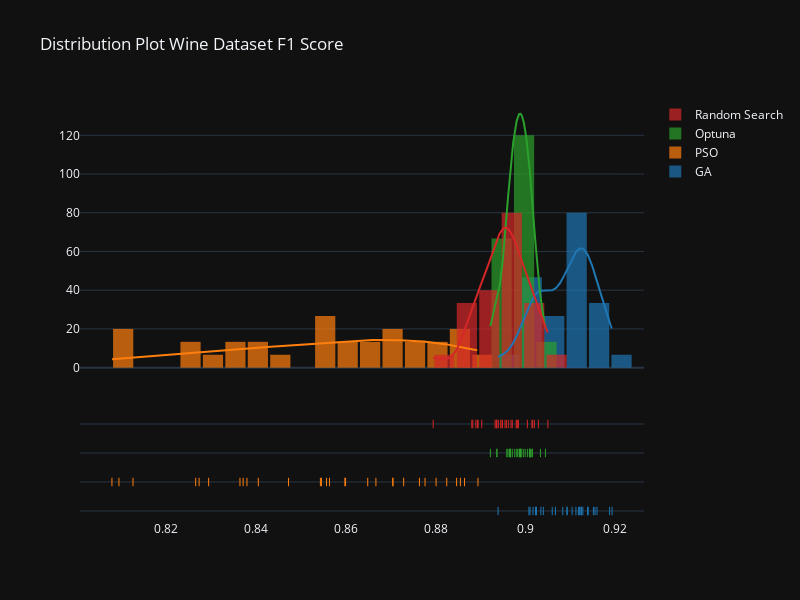

The cell this chart's notebook holds for it:
### Code cell
metrics = ['F1','AUC', 'Accuracy']
for metric in metrics:
    hist_data = [fruit_ga[metric], fruit_pso[metric], fruit_optuna[metric], fruit_rs[metric]]
    group_labels = ['GA', 'PSO', 'Optuna', 'Random Search'] # name of the dataset


    fig = ff.create_distplot(hist_data, group_labels, curve_type='kde', bin_size=.005, show_hist=True)
    fig.update_layout(template = 'plotly_dark')
    fig.update_layout(bargap=0.1, width=800, height=600, title=f'Distribution Plot Wine Dataset {metric} Score')
    fig.show()

### Figure 1 — Plotly figure (JSON) as saved in the notebook; plotly's stock layout.template omitted (floating-point values rounded to 4 significant figures; data arrays with more than 128 entries replaced by an {"elided": "..."} marker saying what was removed)
{"data": [{"autobinx": false, "histnorm": "probability density", "legendgroup": "GA", "marker": {"color": "rgb(31, 119, 180)"}, "name": "GA", "opacity": 0.7, "type": "histogram", "x": [0.9113, 0.9104, 0.9125, 0.914, 0.9155, 0.916, 0.9188, 0.9025, 0.9128, 0.9152, 0.9008, 0.9093, 0.9139, 0.9125, 0.9139, 0.9093, 0.9124, 0.9193, 0.9121, 0.9118, 0.9083, 0.9017, 0.9067, 0.904, 0.9011, 0.9035, 0.906, 0.9024, 0.9023, 0.8939], "xaxis": "x", "xbins": {"end": 0.9193, "size": 0.005, "start": 0.8939}, "yaxis": "y"}, {"autobinx": false, "histnorm": "probability density", "legendgroup": "PSO", "marker": {"color": "rgb(255, 127, 14)"}, "name": "PSO", "opacity": 0.7, "type": "histogram", "x": [0.8557, 0.8764, 0.8564, 0.8895, 0.8266, 0.8649, 0.838, 0.8705, 0.8095, 0.8546, 0.8598, 0.8801, 0.8847, 0.8777, 0.8079, 0.8865, 0.8365, 0.8126, 0.86, 0.8372, 0.8705, 0.8295, 0.8825, 0.8667, 0.8544, 0.8473, 0.8273, 0.8855, 0.8405, 0.8729], "xaxis": "x", "xbins": {"end": 0.8895, "size": 0.005, "start": 0.8079}, "yaxis": "y"}, {"autobinx": false, "histnorm": "probability density", "legendgroup": "Optuna", "marker": {"color": "rgb(44, 160, 44)"}, "name": "Optuna", "opacity": 0.7, "type": "histogram", "x": [0.9016, 0.9011, 0.8922, 0.899, 0.8981, 0.8991, 0.8936, 0.8987, 0.9015, 0.8965, 0.8967, 0.8965, 0.9, 0.9012, 0.8995, 0.8989, 0.901, 0.8937, 0.8987, 0.8967, 0.901, 0.8961, 0.9045, 0.9034, 0.9005, 0.8989, 0.8977, 0.8971, 0.8959, 0.8983], "xaxis": "x", "xbins": {"end": 0.9045, "size": 0.005, "start": 0.8922}, "yaxis": "y"}, {"autobinx": false, "histnorm": "probability density", "legendgroup": "Random Search", "marker": {"color": "rgb(214, 39, 40)"}, "name": "Random Search", "opacity": 0.7, "type": "histogram", "x": [0.905, 0.898, 0.889, 0.8881, 0.8883, 0.9005, 0.8962, 0.8945, 0.8935, 0.9015, 0.8948, 0.894, 0.8971, 0.8893, 0.8958, 0.8933, 0.8937, 0.902, 0.8968, 0.8949, 0.8983, 0.9029, 0.8955, 0.8936, 0.8895, 0.8981, 0.9016, 0.8903, 0.8985, 0.8795], "xaxis": "x", "xbins": {"end": 0.905, "size": 0.005, "start": 0.8795}, "yaxis": "y"}, {"legendgroup": "GA", "marker": {"color": "rgb(31, 119, 180)"}, "mode": "lines", "name": "GA", "showlegend": false, "type": "scatter", "x": {"elided": "500 float values"}, "xaxis": "x", "y": {"elided": "500 float values"}, "yaxis": "y"}, {"legendgroup": "PSO", "marker": {"color": "rgb(255, 127, 14)"}, "mode": "lines", "name": "PSO", "showlegend": false, "type": "scatter", "x": {"elided": "500 float values"}, "xaxis": "x", "y": {"elided": "500 float values"}, "yaxis": "y"}, {"legendgroup": "Optuna", "marker": {"color": "rgb(44, 160, 44)"}, "mode": "lines", "name": "Optuna", "showlegend": false, "type": "scatter", "x": {"elided": "500 float values"}, "xaxis": "x", "y": {"elided": "500 float values"}, "yaxis": "y"}, {"legendgroup": "Random Search", "marker": {"color": "rgb(214, 39, 40)"}, "mode": "lines", "name": "Random Search", "showlegend": false, "type": "scatter", "x": {"elided": "500 float values"}, "xaxis": "x", "y": {"elided": "500 float values"}, "yaxis": "y"}, {"legendgroup": "GA", "marker": {"color": "rgb(31, 119, 180)", "symbol": "line-ns-open"}, "mode": "markers", "name": "GA", "showlegend": false, "type": "scatter", "x": [0.9113, 0.9104, 0.9125, 0.914, 0.9155, 0.916, 0.9188, 0.9025, 0.9128, 0.9152, 0.9008, 0.9093, 0.9139, 0.9125, 0.9139, 0.9093, 0.9124, 0.9193, 0.9121, 0.9118, 0.9083, 0.9017, 0.9067, 0.904, 0.9011, 0.9035, 0.906, 0.9024, 0.9023, 0.8939], "xaxis": "x", "y": ["GA", "GA", "GA", "GA", "GA", "GA", "GA", "GA", "GA", "GA", "GA", "GA", "GA", "GA", "GA", "GA", "GA", "GA", "GA", "GA", "GA", "GA", "GA", "GA", "GA", "GA", "GA", "GA", "GA", "GA"], "yaxis": "y2"}, {"legendgroup": "PSO", "marker": {"color": "rgb(255, 127, 14)", "symbol": "line-ns-open"}, "mode": "markers", "name": "PSO", "showlegend": false, "type": "scatter", "x": [0.8557, 0.8764, 0.8564, 0.8895, 0.8266, 0.8649, 0.838, 0.8705, 0.8095, 0.8546, 0.8598, 0.8801, 0.8847, 0.8777, 0.8079, 0.8865, 0.8365, 0.8126, 0.86, 0.8372, 0.8705, 0.8295, 0.8825, 0.8667, 0.8544, 0.8473, 0.8273, 0.8855, 0.8405, 0.8729], "xaxis": "x", "y": ["PSO", "PSO", "PSO", "PSO", "PSO", "PSO", "PSO", "PSO", "PSO", "PSO", "PSO", "PSO", "PSO", "PSO", "PSO", "PSO", "PSO", "PSO", "PSO", "PSO", "PSO", "PSO", "PSO", "PSO", "PSO", "PSO", "PSO", "PSO", "PSO", "PSO"], "yaxis": "y2"}, {"legendgroup": "Optuna", "marker": {"color": "rgb(44, 160, 44)", "symbol": "line-ns-open"}, "mode": "markers", "name": "Optuna", "showlegend": false, "type": "scatter", "x": [0.9016, 0.9011, 0.8922, 0.899, 0.8981, 0.8991, 0.8936, 0.8987, 0.9015, 0.8965, 0.8967, 0.8965, 0.9, 0.9012, 0.8995, 0.8989, 0.901, 0.8937, 0.8987, 0.8967, 0.901, 0.8961, 0.9045, 0.9034, 0.9005, 0.8989, 0.8977, 0.8971, 0.8959, 0.8983], "xaxis": "x", "y": ["Optuna", "Optuna", "Optuna", "Optuna", "Optuna", "Optuna", "Optuna", "Optuna", "Optuna", "Optuna", "Optuna", "Optuna", "Optuna", "Optuna", "Optuna", "Optuna", "Optuna", "Optuna", "Optuna", "Optuna", "Optuna", "Optuna", "Optuna", "Optuna", "Optuna", "Optuna", "Optuna", "Optuna", "Optuna", "Optuna"], "yaxis": "y2"}, {"legendgroup": "Random Search", "marker": {"color": "rgb(214, 39, 40)", "symbol": "line-ns-open"}, "mode": "markers", "name": "Random Search", "showlegend": false, "type": "scatter", "x": [0.905, 0.898, 0.889, 0.8881, 0.8883, 0.9005, 0.8962, 0.8945, 0.8935, 0.9015, 0.8948, 0.894, 0.8971, 0.8893, 0.8958, 0.8933, 0.8937, 0.902, 0.8968, 0.8949, 0.8983, 0.9029, 0.8955, 0.8936, 0.8895, 0.8981, 0.9016, 0.8903, 0.8985, 0.8795], "xaxis": "x", "y": ["Random Search", "Random Search", "Random Search", "Random Search", "Random Search", "Random Search", "Random Search", "Random Search", "Random Search", "Random Search", "Random Search", "Random Search", "Random Search", "Random Search", "Random Search", "Random Search", "Random Search", "Random Search", "Random Search", "Random Search", "Random Search", "Random Search", "Random Search", "Random Search", "Random Search", "Random Search", "Random Search", "Random Search", "Random Search", "Random Search"], "yaxis": "y2"}], "layout": {"bargap": 0.1, "barmode": "overlay", "height": 600, "hovermode": "closest", "legend": {"traceorder": "reversed"}, "title": {"text": "Distribution Plot Wine Dataset F1 Score"}, "width": 800, "xaxis": {"anchor": "y2", "domain": [0, 1], "zeroline": false}, "yaxis": {"anchor": "free", "domain": [0.35, 1], "position": 0}, "yaxis2": {"anchor": "x", "domain": [0, 0.25], "dtick": 1, "showticklabels": false}}}
